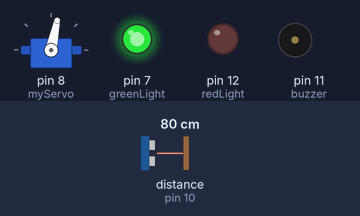
Simulated run of this sketch. Board: Arduino Uno, built with avr-gcc and run on an emulated ATmega328P. Parts: servo, output pins drawn as LEDs (lit = HIGH), buzzer (waves = sounding). Wiring (inferred from the names in the program): ultrasonic range finder: trigger pin 9; echo pin 10. Dashed ring = blinking. The test bench sets the inputs (shaded band); at power-on: distance to the obstacle (sensor on pin 10) 80 cm. The echo pulse lasts 58.3 µs per cm; pins used as bus, display or sensor lines are not drawn; what the sketch prints to the serial monitor is not drawn.

Above: at 1.2 s.
1.3 s: distance to the obstacle (sensor on pin 10) set to 2 cm
At 1.48 s:
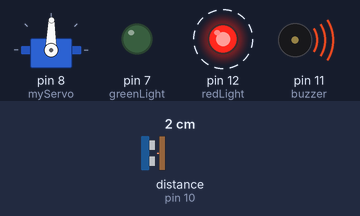
4.3 s: distance to the obstacle (sensor on pin 10) set to 35 cm
At 5.0 s:
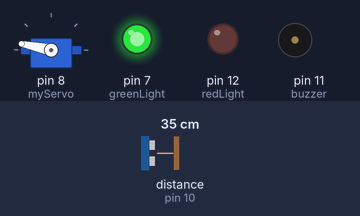
7.3 s: distance to the obstacle (sensor on pin 10) set to 4 cm
At 8.61 s:
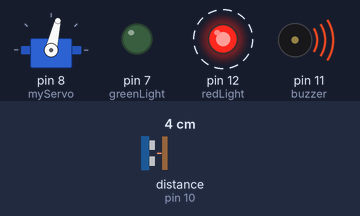
10.3 s: distance to the obstacle (sensor on pin 10) set to 60 cm
At 10.9 s:
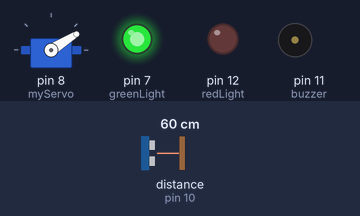
13.3 s: distance to the obstacle (sensor on pin 10) set to 18 cm
At 13.52 s:
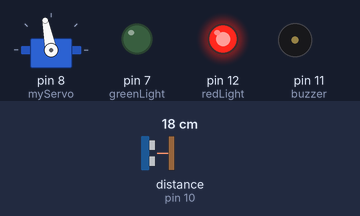
16.3 s: distance to the obstacle (sensor on pin 10) set to 120 cm
At 17.2 s:
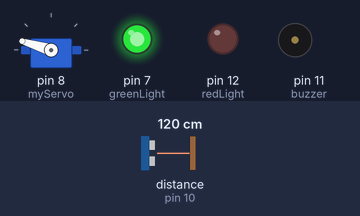
Timing chart, 0 to 20.3 s (numbered marks = the images above; inputs shaded):
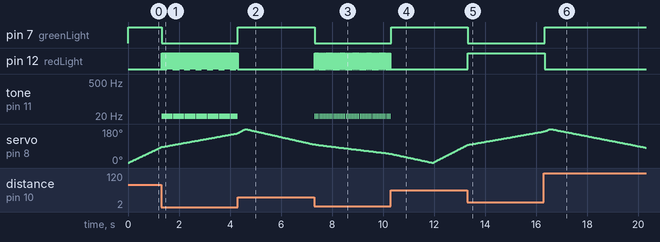

Measured:
- after the input at 1.3 s, pin 7 (greenLight): HIGH → LOW at once; pin 12 (redLight): alternates HIGH for 0.03 s and LOW for 0.01 s, starting at once; tone on pin 11 (buzzer): alternates 10 Hz for 0.03 s and silent for 0.01 s, starting at once
- after the input at 4.3 s, pin 7 (greenLight): LOW → HIGH at once; pin 12 (redLight): stops changing and stays LOW; tone on pin 11 (buzzer): stops changing and stays silent
- after the input at 7.3 s, pin 7 (greenLight): HIGH → LOW at once; pin 12 (redLight): alternates HIGH for 0.03 s and LOW for 0.03 s, starting at once; tone on pin 11 (buzzer): alternates 10 Hz for 0.03 s and silent for 0.03 s, starting at once
- after the input at 10.3 s, pin 7 (greenLight): LOW → HIGH at once; pin 12 (redLight): stops changing and stays LOW; tone on pin 11 (buzzer): stops changing and stays silent
- after the input at 13.3 s, pin 7 (greenLight): HIGH → LOW at once; pin 12 (redLight): LOW → HIGH at once
- after the input at 16.3 s, pin 7 (greenLight): LOW → HIGH at once; pin 12 (redLight): HIGH → LOW at once
- by itself, servo on pin 8 (myServo): rises from 167° to 180° in 0.22 s, then falls to 82° in 3.7 s

The sketch:

Input_Radar.ino
```cpp
#include <Servo.h>
const int greenLight = 7;
const int trigPin = 9;
const int echoPin = 10;
const int buzzer = 11;
const int redLight = 12;
// defining time and distance
long duration;
int distance;
float DistanceSec;
Servo myServo; // Object servo
void setup() {
  pinMode(trigPin, OUTPUT); // trigPin as an Output
  pinMode(echoPin, INPUT); // echoPin as an Input
  pinMode(buzzer,OUTPUT);
  pinMode(redLight, OUTPUT);
  pinMode(greenLight, OUTPUT);
  Serial.begin(9600);
  myServo.attach(8); // Pin Connected To Servo
  DistanceSec = 20;
}
void loop() {
// rotating servo i++ depicts increment of one degree

  for(int i=1;i<=180;i++){
    myServo.write(i);
    delay(10);
    distance = calculateDistance();
    Serial.print(i);
    Serial.print(",");
    Serial.print(distance);
    Serial.print(".");
    if(distance<=DistanceSec){
      if(distance<=DistanceSec/2){
        tone(buzzer,10); //send 1khz sound
        digitalWrite(redLight,HIGH);
        digitalWrite(greenLight,LOW);
        delay(30);
        noTone(buzzer);
        digitalWrite(redLight,LOW);
//        digitalWrite(greenLight,HIGH);
      }else{
        digitalWrite(buzzer, HIGH);
        digitalWrite(redLight, HIGH);
        digitalWrite(greenLight,LOW);
        delay(30);
        digitalWrite(buzzer, LOW);
      }
    }else{
      digitalWrite(buzzer, LOW);
      digitalWrite(redLight,LOW);
      digitalWrite(greenLight,HIGH);
    }
  }
// Repeats the previous lines from 165 to 15 degrees
  for(int i=180;i>1;i--){
    myServo.write(i);
    delay(30);
    distance = calculateDistance();
    Serial.print(i);
    Serial.print(",");
    Serial.print(distance);
    Serial.print(".");
    if(distance<=DistanceSec){
      if(distance<=DistanceSec/2){
        tone(buzzer,10); //send 1khz sound
        digitalWrite(redLight,HIGH);
        digitalWrite(greenLight,LOW);
        delay(30);
        noTone(buzzer);
        digitalWrite(redLight,LOW);
//        digitalWrite(greenLight,HIGH);
      }else{
        digitalWrite(buzzer, HIGH);
        digitalWrite(redLight, HIGH);
        digitalWrite(greenLight,LOW);
        delay(30);
        digitalWrite(buzzer, LOW);
      }
    }else{
      digitalWrite(buzzer, LOW);
      digitalWrite(redLight,LOW);
      digitalWrite(greenLight,HIGH);
    }
  }
}
int calculateDistance(){
  digitalWrite(trigPin, LOW);
  delayMicroseconds(2);
// Sets the trigPin on HIGH state for 10 micro seconds
  digitalWrite(trigPin, HIGH);
  delayMicroseconds(10);
  digitalWrite(trigPin, LOW);
  duration = pulseIn(echoPin, HIGH);
  distance= duration*0.034/2;
  return distance;
}
```
